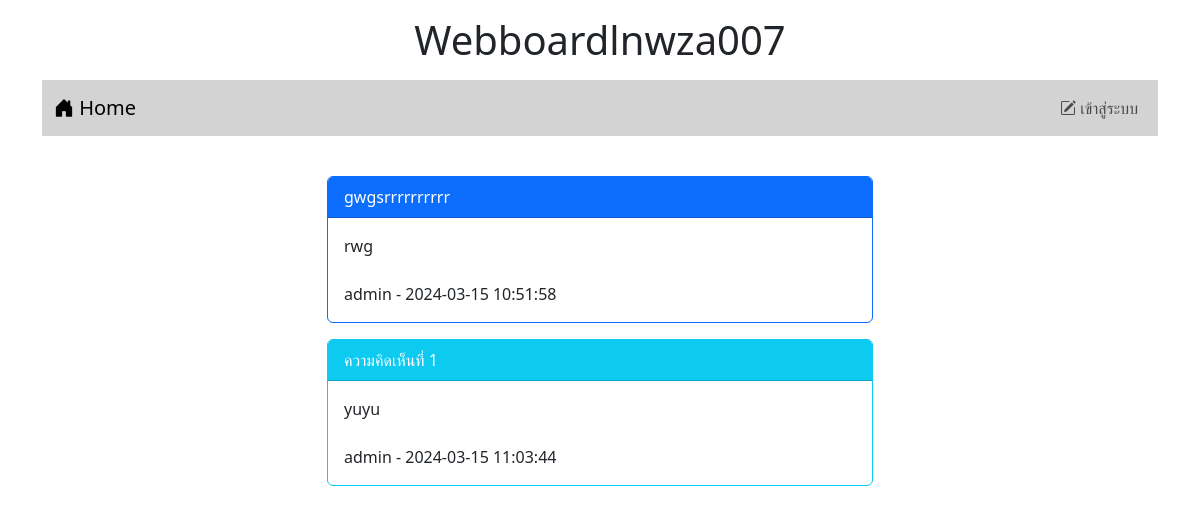
Before: /post.php?id=6 with the older database file.
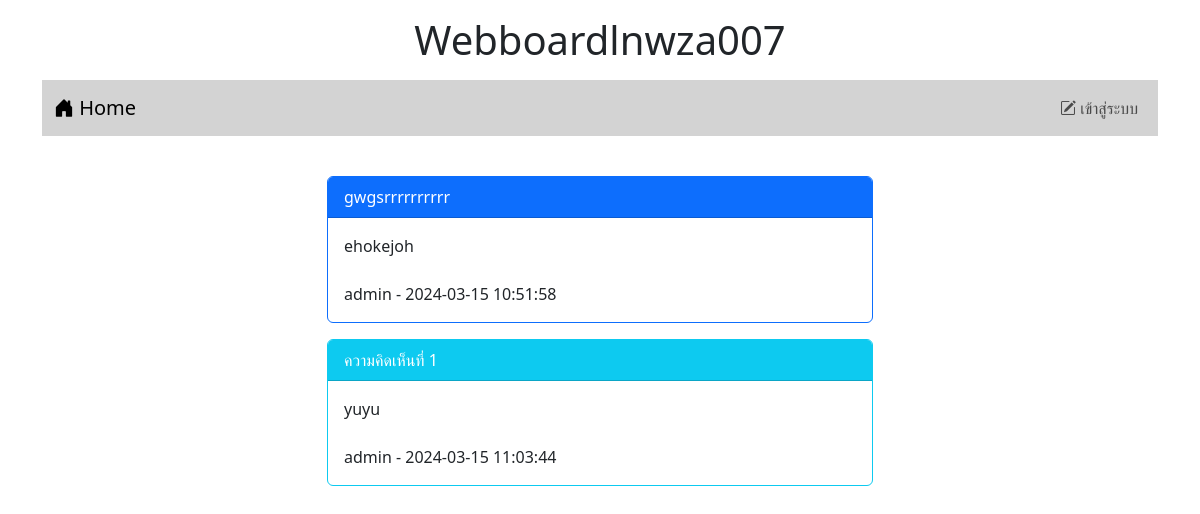
After: the same page with the newer database file.
### tables this page shows
CREATE TABLE `post` (
  `id` int(11) NOT NULL,
  `title` varchar(128) NOT NULL,
  `content` varchar(2048) NOT NULL,
  `post_date` datetime NOT NULL,
  `cat_id` int(11) NOT NULL,
  `user_id` int(11) NOT NULL
);

CREATE TABLE `user` (
  `id` int(11) NOT NULL,
  `login` varchar(32) NOT NULL,
  `password` varchar(64) NOT NULL,
  `name` varchar(64) NOT NULL,
  `gender` char(1) NOT NULL,
  `email` varchar(32) NOT NULL,
  `role` char(1) NOT NULL
);

CREATE TABLE `comment` (
  `id` int(11) NOT NULL,
  `content` varchar(20148) NOT NULL,
  `post_date` datetime NOT NULL,
  `user_id` int(11) NOT NULL,
  `post_id` int(11) NOT NULL
);

### post.php (the view, shortened to what this page needs)
<!DOCTYPE html>
<html lang="en">
<head>
    <link rel="stylesheet" href="bootstrap-5.3.2-dist/css/bootstrap.min.css">
    <link rel="stylesheet" href="https://cdn.jsdelivr.net/npm/bootstrap-icons@1.11.3/font/bootstrap-icons.min.css">
</head>
<body>
<div class="container-lg">
    <h1 style="text-align: center;" class="m-3">Webboardlnwza007</h1>
    <?php include "nav.php" ?>
        <div class="row mt-4">
            <div class="col-lg-3 col-md-2 col-sm-1"></div>
            <div class="col-lg-6 col-md-8 col-sm-10">
             <?php
                $conn=new PDO("mysql:host=localhost;dbname=webboard;charset=utf8","root","");
                $sql="select post.title,post.content,post.post_date,user.login
                from post inner join user on
                (post.user_id=user.id) where post.id=$_GET[id]";
                $result=$conn->query($sql);
                while($row=$result->fetch()){
                echo"<div class='card border-primary mt-3'>";
                echo"<div class='card-header bg-primary text-white'>$row[0]</div>";
                echo"<div class='card-body'>$row[1] <br><br> $row[3] - $row[2]</div>";
                echo"</div>";
            }
                $sql="select comment.content,comment.post_date,user.login
                from comment inner join user on
                (comment.user_id=user.id) where comment.post_id=$_GET[id]";
                $result=$conn->query($sql);
                $i=1;
                while($row=$result->fetch()){
                echo"<div class='card border-info mt-3'>";
                echo"<div class='card-header bg-info text-white'>ความคิดเห็นที่ $i </div>";
                echo"<div class='card-body'>$row[0]<br><br>$row[2] - $row[1]</div>";
                echo"</div>";
                $i=$i+1;
            }
            ?>
        <br>
        </div>
        <div class="col-lg-3 col-md-2 col-sm-1"></div>
    </div>
</div>
</body>
</html>

### nav.php (shortened to what this page needs)
<nav class="navbar navbar-expand-lg"style="background-color: #d3d3d3;">
  <div class="container-fluid">
    <a class="navbar-brand" href="index.php"><i class="bi bi-house-door-fill"></i> Home</a>
      <ul class="navbar-nav">
        <?php if(!isset($_SESSION["id"])){ ?>
        <li class="nav-item">
          <a class="nav-link" aria-current="page" href="login.php"><i class="bi bi-pencil-square"></i> เข้าสู่ระบบ</a>
        </li>
        <?php } ?>
      </ul>
  </div>
</nav>

Changed rows visible on the page:
changed post "gwgsrrrrrrrrrr": content "rwg" → "ehokejoh"
